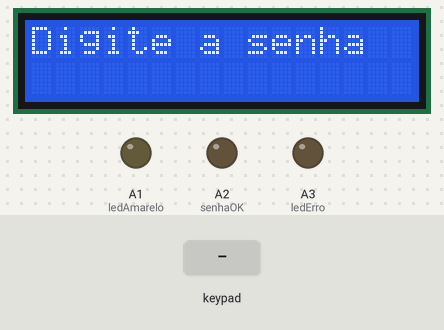
Bench run of a sketch on a simulated Arduino Uno, built with avr-gcc and run on an emulated ATmega328P. Shown: 16×2 character LCD, output pins drawn as LEDs (lit = HIGH). The inputs (shaded band) are chosen by the test bench.

Above: at 1.2 s.
1.3 s: keypad keys 1 2 3 4 # pressed 0.4 s apart
At 4.3 s:
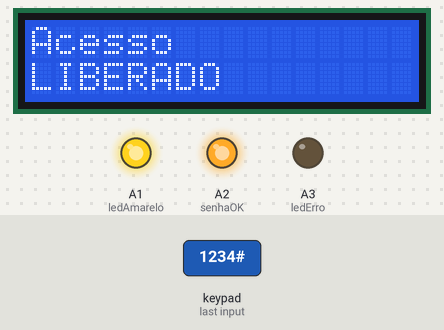
6.3 s: key '#' pressed
At 6.8 s:
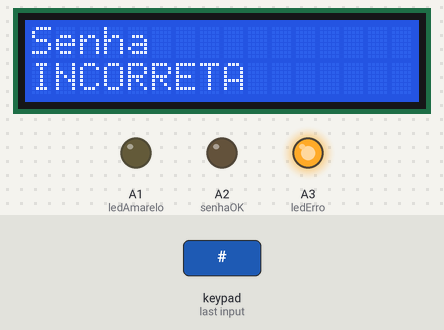
9.3 s: keypad keys 1 2 3 4 A pressed 0.4 s apart
At 12.0 s:
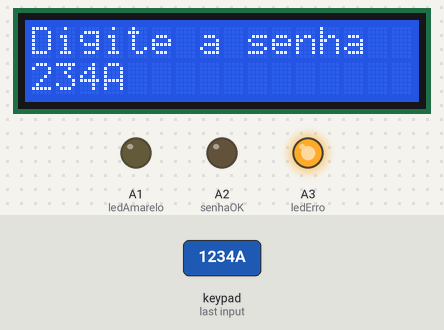
12.8 s: key 'A' pressed
At 13.6 s:
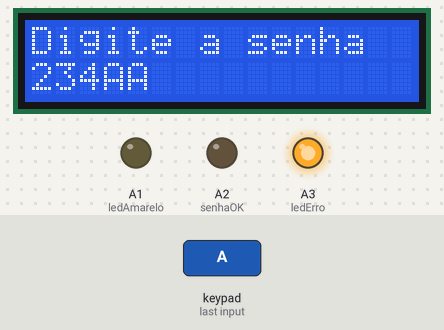
14.3 s: key 'B' pressed
At 14.8 s:
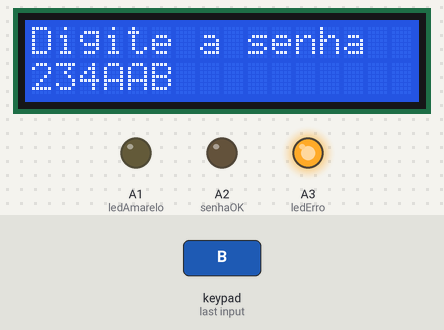
15.8 s: keypad keys 1 2 3 4 D pressed 0.4 s apart
At 18.6 s:
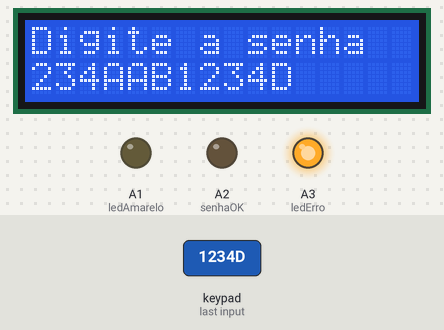
Timing chart, 0 to 20.1 s (numbered marks = the images above; inputs shaded):
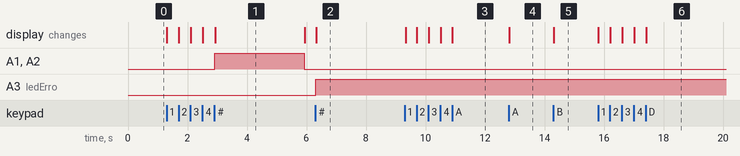

Measured:
- after the input at 1.3 s, A1 (ledAmarelo), A2 (senhaOK): LOW → HIGH after 1.6 s, → LOW 3.0 s later; the display: first changes at once (image 1 shows a later state)
- after the input at 6.3 s, A3 (ledErro): LOW → HIGH at once; the display: changes at once (image 2)
- after the input at 9.3 s, the display: first differs from a run without the input after 0.40 s (image 3 shows a later state)
- after the input at 12.8 s, the display: changes at once (image 4)
- after the input at 14.3 s, the display: changes at once (image 5)
- after the input at 15.8 s, the display: first changes at once (image 6 shows a later state)
- what the display in image 1 shows lasts 3.0 s, from 2.9 s to 5.9 s

The sketch:

grupo_s21_a1.ino
```cpp
#include <Keypad.h>
#include <Wire.h>
#include <LiquidCrystal_I2C.h>

//LCD I2C
LiquidCrystal_I2C lcd(0x27, 16, 2);

//TECLADO
const byte LINHAS = 4;
const byte COLUNAS = 4;

char teclas[LINHAS][COLUNAS] = {
  {'1','2','3','A'},
  {'4','5','6','B'},
  {'7','8','9','C'},
  {'*','0','#','D'}
};

byte pinosLinhas[LINHAS]  = {13, 12, 11, 10};
byte pinosColunas[COLUNAS] = {9, 8, 7, 6};

Keypad teclado = Keypad(makeKeymap(teclas),
                        pinosLinhas,
                        pinosColunas,
                        LINHAS,
                        COLUNAS);

// CONTROLE DE ACESSO USANDO LED
String senha   = "1234";
String entrada = "";

int senhaOK   = A2;   // LED VERDE ABRIR
int ledErro   = A3;   // LED VERMELHO SENHA INCORRETA
int ledAmarelo = A1;  // LED AMARELO ACIONAR BOTÃO

//CONTROLE DE TEMPO
unsigned long tempoInicio = 0;
const unsigned long TEMPO_LIBERADO = 3000; // 3 SEGUNDOS
bool acessoAtivo = false;

void setup() {
  pinMode(senhaOK, OUTPUT);
  pinMode(ledErro, OUTPUT);
  pinMode(ledAmarelo, OUTPUT);

  digitalWrite(senhaOK, LOW);
  digitalWrite(ledErro, LOW);
  digitalWrite(ledAmarelo, LOW);

  lcd.init();
  lcd.backlight();

  lcd.setCursor(0,0);
  lcd.print("Digite a senha");
}

void loop() {


//CONTROLE DO TEMPO

  if (acessoAtivo) {
    if (millis() - tempoInicio >= TEMPO_LIBERADO) {
      acessoAtivo = false;

      digitalWrite(senhaOK, LOW);
      digitalWrite(ledAmarelo, LOW);

      lcd.clear();
      lcd.print("Digite a senha");
    }
  }

  // LEITURA DO TECLADO
  char tecla = teclado.getKey();

  if (tecla && !acessoAtivo) {

    if (tecla == '#') {

      if (entrada == senha) {

        digitalWrite(senhaOK, HIGH);
        digitalWrite(ledErro, LOW);
        digitalWrite(ledAmarelo, HIGH);

        lcd.clear();
        lcd.setCursor(0,0);
        lcd.print("Acesso");
        lcd.setCursor(0,1);
        lcd.print("LIBERADO");

        tempoInicio = millis();
        acessoAtivo = true;
      }
      else {

        digitalWrite(senhaOK, LOW);
        digitalWrite(ledErro, HIGH);

        lcd.clear();
        lcd.setCursor(0,0);
        lcd.print("Senha");
        lcd.setCursor(0,1);
        lcd.print("INCORRETA");

        tempoInicio = millis();
        acessoAtivo = true;
      }

      entrada = "";
    }

    else if (tecla == '*') {
      entrada = "";
      lcd.clear();
      lcd.print("Digite a senha");
    }

    else {
      entrada += tecla;
      lcd.setCursor(0,1);
      lcd.print(entrada);
    }
  }
}
```
